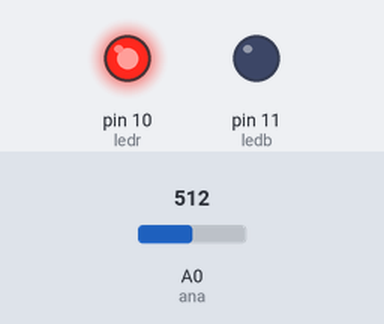
Simulated run of this sketch. Board: Arduino Uno, built with avr-gcc and run on an emulated ATmega328P. On the bench: output pins drawn as LEDs (lit = HIGH). Inputs (shaded band) come from the test bench; at power-on: A0 (ana) = 512.

Above: at 10.8 s.
10.9 s: A0 (ana) set to 0
At 20.6 s:
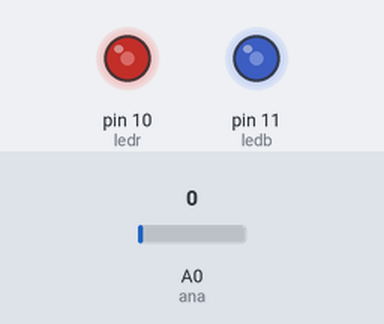
21.5 s: A0 (ana) set to 122
At 23.6 s:
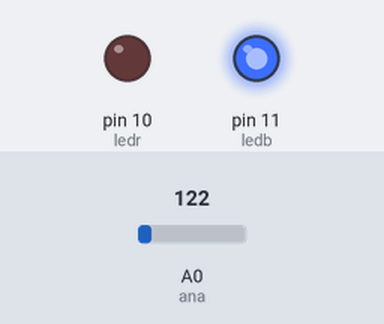
31.5 s: A0 (ana) set to 716
41.5 s: A0 (ana) set to 812
51.5 s: A0 (ana) set to 842
Timing chart, 0 to 56.9 s (numbered marks = the images above; inputs shaded):
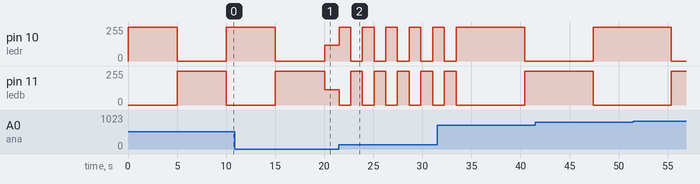

Measured:
- after the input at 21.5 s, pin 10 (ledr): 119/255 → 127/255 at once, then repeats every 2.3 s: 255/255 1.1 s, 0/255 1.2 s; pin 11 (ledb): 116/255 → 110/255 at once, then repeats every 2.3 s: 0/255 1.1 s, 255/255 1.2 s

The sketch:

Pompiers_analog_time.ino
```cpp
int ledb = 11;
int ledr = 10;
int no = 1000;
int ana = A0;
int so = 0;

void setup(){
pinMode(ledr, OUTPUT);
pinMode(ledb, OUTPUT);
}

void loop(){

no = analogRead(ana);
so = map(no, 0, 1023, 0, 10000);
digitalWrite(ledr, HIGH);
delay(so + 1);
digitalWrite(ledr, LOW);
digitalWrite(ledb, HIGH);
delay(so + 1);
digitalWrite(ledb, LOW);

}
```
